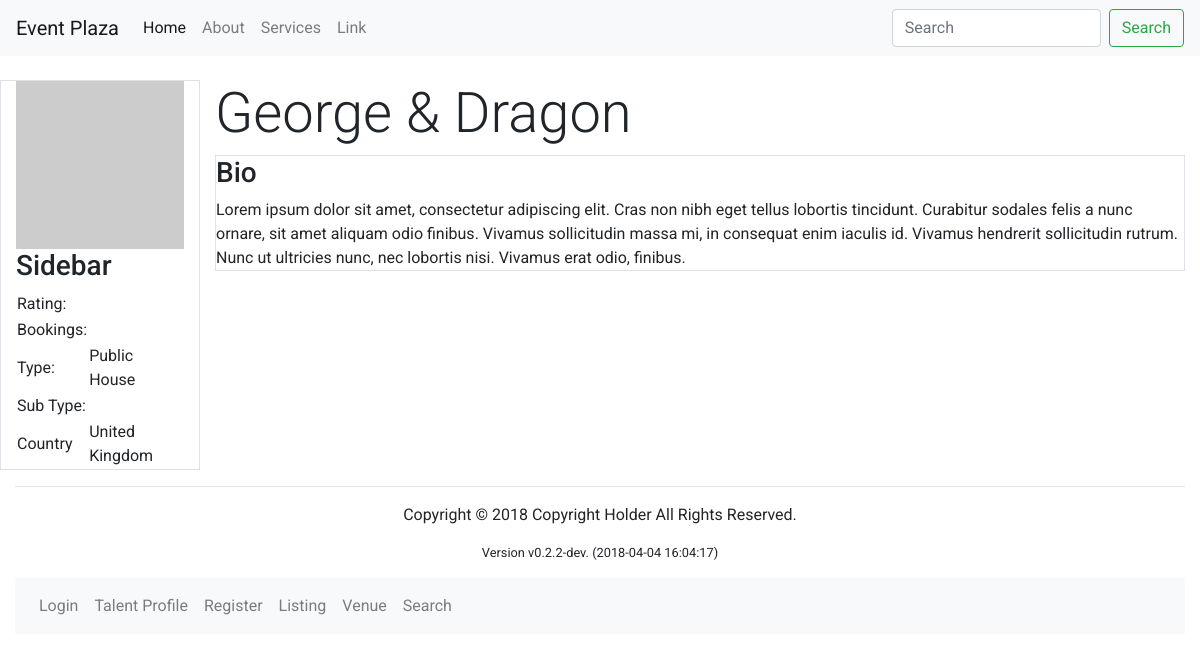
The app's page /venues/venue_index.php?venue_id=1 with its own data.
### tables this page shows
CREATE TABLE IF NOT EXISTS `venue` (
  `venue_id` int(11) NOT NULL AUTO_INCREMENT,
  `venue_name` varchar(200) NOT NULL,
  `venue_type` varchar(200) NOT NULL,
  `venue_bio` text NOT NULL COMMENT 'Venue biography.',
  `venue_add1` varchar(255) NOT NULL,
  `venue_add2` varchar(255) NOT NULL,
  `venue_add3` varchar(255) NOT NULL,
  `venue_postcode` varchar(20) NOT NULL,
  `venue_country` varchar(100) NOT NULL,
  `venue_town` varchar(100) NOT NULL,
  `venue_email` varchar(150) NOT NULL,
  `venue_phone` varchar(15) NOT NULL,
  `venue_openingtime` varchar(4) NOT NULL,
  `venue_closingtime` varchar(4) NOT NULL,
  `venue_active` tinyint(1) NOT NULL,
  `venue_userid` varchar(200) NOT NULL,
  PRIMARY KEY (`venue_id`)
);

### venues/venue_index.php (the view, shortened to what this page needs)
<?php include ($_SERVER["DOCUMENT_ROOT"] . "/venue/venue-finder/views/partials/_header.php"); ?>
<?php include ($_SERVER["DOCUMENT_ROOT"] . "/venue/venue-finder/config/db_config.php"); ?>
<body>
  <div class="container-fluid">
    <?php
    $UID = (int)$_GET["venue_id"];
    $sql_venue = "SELECT * FROM venue WHERE venue_id='$UID'";
    $result = mysqli_query($mysqli, $sql_venue);
    $rs = mysqli_fetch_array($result);
    $venue_name = $rs['venue_name'];
    $venue_bio = $rs['venue_bio'];
    $venue_type = $rs['venue_type'];
    $venue_country = $rs['venue_country'];
     ?>
    <div class="md-col-12">
      <div class="row">
        <div class="col-md-2 border">
          <img src="https://picsum.photos/150" alt="Profile Picture" width="100%">
          <h3>Sidebar</h3>
          <table width='100%'>
            <tr>
              <td>Rating:</td>
              <td></td>
            </tr>
            <tr>
              <td>Bookings:</td>
              <td></td>
            </tr>
            <tr>
              <td>Type:</td>
              <td><?php echo $venue_type; ?></td>
            </tr>
            <tr>
              <td>Sub Type:</td>
              <td></td>
            </tr>
            <tr>
              <td>Country</td>
              <td><?php echo $venue_country; ?></td>
            </tr>
          </table>
        </div>
        <div class="col-md-10">
          <h1 class="display-4"><?php echo $venue_name; ?></h1>
          <div id="ProfileBio" class="border">
            <h3>Bio</h3>
            <?php echo $venue_bio; ?>
          </div>
          <br>
        </div>
      </div>
    </div>
<?php include ($_SERVER["DOCUMENT_ROOT"] . "/venue/venue-finder/views/partials/_footer.php"); ?>

### public/css/custom.css (style rules this page uses)
body { font-family: 'Roboto', sans-serif; }

### records on screen
venue: venue_type "Public House", venue_country "United Kingdom", venue_name "George & Dragon", venue_bio "Lorem ipsum dolor sit amet, consectetur adipiscing elit. Cras non nibh eget tellus lobortis tincidunt. Curabitur sodales felis a nunc ornare, sit amet aliquam odio finibus. Vivamus sollicitudin massa mi, in consequat enim iaculis id. Vivamus hendrerit sollicitudin rutrum. Nunc ut ultricies nunc, nec lobortis nisi. Vivamus erat odio, finibus."

### other values on screen
ApplicationVersion::get() "v0.2.2-dev. (2018-04-04 16:04:17)"
